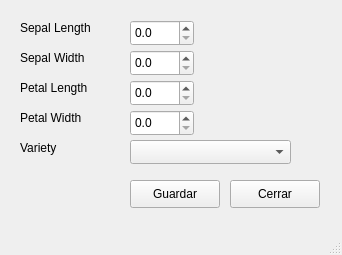
<?xml version="1.0" encoding="UTF-8"?>
<ui version="4.0">
 <class>MainWindow</class>
 <widget class="QMainWindow" name="MainWindow">
  <property name="geometry">
   <rect>
    <x>0</x>
    <y>0</y>
    <width>342</width>
    <height>255</height>
   </rect>
  </property>
  <property name="windowTitle">
   <string>MainWindow</string>
  </property>
  <widget class="QWidget" name="centralwidget">
   <widget class="QPushButton" name="btnGuardar">
    <property name="geometry">
     <rect>
      <x>130</x>
      <y>180</y>
      <width>90</width>
      <height>28</height>
     </rect>
    </property>
    <property name="text">
     <string>Guardar</string>
    </property>
   </widget>
   <widget class="QPushButton" name="btnCerrar">
    <property name="geometry">
     <rect>
      <x>230</x>
      <y>180</y>
      <width>90</width>
      <height>28</height>
     </rect>
    </property>
    <property name="text">
     <string>Cerrar</string>
    </property>
   </widget>
   <widget class="QComboBox" name="cboVariety">
    <property name="geometry">
     <rect>
      <x>130</x>
      <y>140</y>
      <width>161</width>
      <height>24</height>
     </rect>
    </property>
   </widget>
   <widget class="QDoubleSpinBox" name="dspSL">
    <property name="geometry">
     <rect>
      <x>130</x>
      <y>20</y>
      <width>64</width>
      <height>26</height>
     </rect>
    </property>
    <property name="decimals">
     <number>1</number>
    </property>
    <property name="maximum">
     <double>10.000000000000000</double>
    </property>
    <property name="singleStep">
     <double>0.100000000000000</double>
    </property>
   </widget>
   <widget class="QDoubleSpinBox" name="dsbSW">
    <property name="geometry">
     <rect>
      <x>130</x>
      <y>50</y>
      <width>64</width>
      <height>26</height>
     </rect>
    </property>
    <property name="decimals">
     <number>1</number>
    </property>
    <property name="maximum">
     <double>10.000000000000000</double>
    </property>
    <property name="singleStep">
     <double>0.100000000000000</double>
    </property>
   </widget>
   <widget class="QDoubleSpinBox" name="dsbPL">
    <property name="geometry">
     <rect>
      <x>130</x>
      <y>80</y>
      <width>64</width>
      <height>26</height>
     </rect>
    </property>
    <property name="decimals">
     <number>1</number>
    </property>
    <property name="maximum">
     <double>10.000000000000000</double>
    </property>
    <property name="singleStep">
     <double>0.100000000000000</double>
    </property>
   </widget>
   <widget class="QDoubleSpinBox" name="dsbPW">
    <property name="geometry">
     <rect>
      <x>130</x>
      <y>110</y>
      <width>64</width>
      <height>26</height>
     </rect>
    </property>
    <property name="decimals">
     <number>1</number>
    </property>
    <property name="maximum">
     <double>10.000000000000000</double>
    </property>
    <property name="singleStep">
     <double>0.100000000000000</double>
    </property>
   </widget>
   <widget class="QLabel" name="label">
    <property name="geometry">
     <rect>
      <x>20</x>
      <y>20</y>
      <width>91</width>
      <height>16</height>
     </rect>
    </property>
    <property name="text">
     <string>Sepal Length</string>
    </property>
   </widget>
   <widget class="QLabel" name="label_2">
    <property name="geometry">
     <rect>
      <x>20</x>
      <y>50</y>
      <width>81</width>
      <height>16</height>
     </rect>
    </property>
    <property name="text">
     <string>Sepal Width</string>
    </property>
   </widget>
   <widget class="QLabel" name="label_3">
    <property name="geometry">
     <rect>
      <x>20</x>
      <y>80</y>
      <width>91</width>
      <height>16</height>
     </rect>
    </property>
    <property name="text">
     <string>Petal Length</string>
    </property>
   </widget>
   <widget class="QLabel" name="label_4">
    <property name="geometry">
     <rect>
      <x>20</x>
      <y>110</y>
      <width>91</width>
      <height>16</height>
     </rect>
    </property>
    <property name="text">
     <string>Petal Width</string>
    </property>
   </widget>
   <widget class="QLabel" name="label_5">
    <property name="geometry">
     <rect>
      <x>20</x>
      <y>140</y>
      <width>58</width>
      <height>16</height>
     </rect>
    </property>
    <property name="text">
     <string>Variety</string>
    </property>
   </widget>
  </widget>
  <widget class="QMenuBar" name="menubar">
   <property name="geometry">
    <rect>
     <x>0</x>
     <y>0</y>
     <width>342</width>
     <height>22</height>
    </rect>
   </property>
  </widget>
  <widget class="QStatusBar" name="statusbar"/>
 </widget>
 <resources/>
 <connections/>
</ui>
